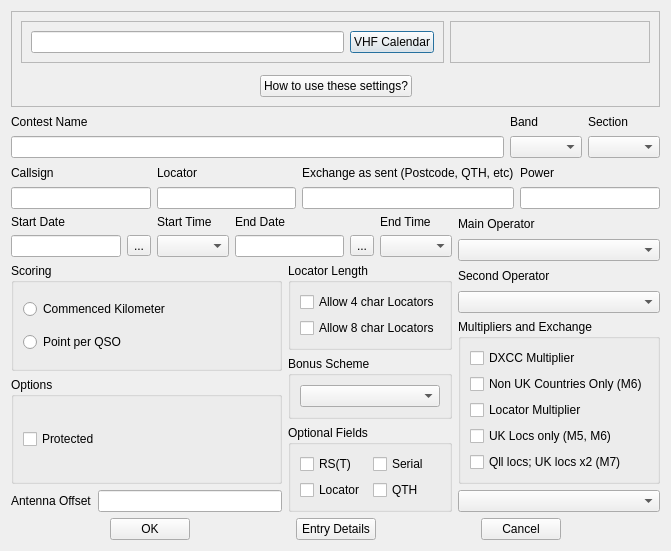
<?xml version="1.0" encoding="UTF-8"?>
<ui version="4.0">
 <class>ContestDetails</class>
 <widget class="QDialog" name="ContestDetails">
  <property name="geometry">
   <rect>
    <x>0</x>
    <y>0</y>
    <width>671</width>
    <height>551</height>
   </rect>
  </property>
  <property name="windowTitle">
   <string>Dialog</string>
  </property>
  <layout class="QVBoxLayout" name="verticalLayout_20">
   <item>
    <widget class="QFrame" name="frame">
     <property name="frameShape">
      <enum>QFrame::StyledPanel</enum>
     </property>
     <property name="frameShadow">
      <enum>QFrame::Raised</enum>
     </property>
     <property name="lineWidth">
      <number>1</number>
     </property>
     <layout class="QVBoxLayout" name="verticalLayout">
      <item>
       <layout class="QHBoxLayout" name="horizontalLayout_3">
        <item>
         <widget class="QFrame" name="frame_2">
          <property name="frameShape">
           <enum>QFrame::StyledPanel</enum>
          </property>
          <property name="frameShadow">
           <enum>QFrame::Raised</enum>
          </property>
          <layout class="QHBoxLayout" name="horizontalLayout_2">
           <item>
            <widget class="QLineEdit" name="ContestNameSelected"/>
           </item>
           <item>
            <widget class="QPushButton" name="VHFCalendarButton">
             <property name="text">
              <string>VHF Calendar</string>
             </property>
            </widget>
           </item>
          </layout>
         </widget>
        </item>
        <item>
         <widget class="TBundleFrame" name="EntryBundleFrame">
          <property name="minimumSize">
           <size>
            <width>200</width>
            <height>20</height>
           </size>
          </property>
          <property name="frameShape">
           <enum>QFrame::StyledPanel</enum>
          </property>
          <property name="frameShadow">
           <enum>QFrame::Raised</enum>
          </property>
         </widget>
        </item>
       </layout>
      </item>
      <item>
       <layout class="QHBoxLayout" name="horizontalLayout_4">
        <item>
         <widget class="TBundleFrame" name="StationBundleFrame">
          <property name="minimumSize">
           <size>
            <width>0</width>
            <height>0</height>
           </size>
          </property>
          <property name="frameShape">
           <enum>QFrame::StyledPanel</enum>
          </property>
          <property name="frameShadow">
           <enum>QFrame::Raised</enum>
          </property>
         </widget>
        </item>
        <item>
         <widget class="TBundleFrame" name="QTHBundleFrame">
          <property name="minimumSize">
           <size>
            <width>0</width>
            <height>0</height>
           </size>
          </property>
          <property name="frameShape">
           <enum>QFrame::StyledPanel</enum>
          </property>
          <property name="frameShadow">
           <enum>QFrame::Raised</enum>
          </property>
         </widget>
        </item>
       </layout>
      </item>
      <item>
       <layout class="QHBoxLayout" name="horizontalLayout">
        <item>
         <spacer name="horizontalSpacer">
          <property name="orientation">
           <enum>Qt::Horizontal</enum>
          </property>
          <property name="sizeHint" stdset="0">
           <size>
            <width>40</width>
            <height>20</height>
           </size>
          </property>
         </spacer>
        </item>
        <item>
         <widget class="QPushButton" name="BSHelpButton">
          <property name="text">
           <string>How to use these settings?</string>
          </property>
         </widget>
        </item>
        <item>
         <spacer name="horizontalSpacer_2">
          <property name="orientation">
           <enum>Qt::Horizontal</enum>
          </property>
          <property name="sizeHint" stdset="0">
           <size>
            <width>40</width>
            <height>20</height>
           </size>
          </property>
         </spacer>
        </item>
       </layout>
      </item>
     </layout>
    </widget>
   </item>
   <item>
    <layout class="QHBoxLayout" name="horizontalLayout_5">
     <item>
      <layout class="QVBoxLayout" name="verticalLayout_2">
       <item>
        <widget class="QLabel" name="label">
         <property name="text">
          <string>Contest Name</string>
         </property>
        </widget>
       </item>
       <item>
        <widget class="QLineEdit" name="ContestNameEdit"/>
       </item>
      </layout>
     </item>
     <item>
      <layout class="QVBoxLayout" name="verticalLayout_3">
       <item>
        <widget class="QLabel" name="label_2">
         <property name="text">
          <string>Band</string>
         </property>
        </widget>
       </item>
       <item>
        <widget class="QComboBox" name="BandComboBox"/>
       </item>
      </layout>
     </item>
     <item>
      <layout class="QVBoxLayout" name="verticalLayout_4">
       <item>
        <widget class="QLabel" name="label_3">
         <property name="text">
          <string>Section</string>
         </property>
        </widget>
       </item>
       <item>
        <widget class="QComboBox" name="SectionComboBox"/>
       </item>
      </layout>
     </item>
    </layout>
   </item>
   <item>
    <layout class="QHBoxLayout" name="horizontalLayout_6">
     <item>
      <layout class="QVBoxLayout" name="verticalLayout_5">
       <item>
        <widget class="QLabel" name="label_4">
         <property name="text">
          <string>Callsign</string>
         </property>
        </widget>
       </item>
       <item>
        <widget class="QLineEdit" name="CallsignEdit"/>
       </item>
      </layout>
     </item>
     <item>
      <layout class="QVBoxLayout" name="verticalLayout_6">
       <item>
        <widget class="QLabel" name="label_5">
         <property name="text">
          <string>Locator</string>
         </property>
        </widget>
       </item>
       <item>
        <widget class="QLineEdit" name="LocatorEdit"/>
       </item>
      </layout>
     </item>
     <item>
      <layout class="QVBoxLayout" name="verticalLayout_7">
       <item>
        <widget class="QLabel" name="label_6">
         <property name="text">
          <string>Exchange as sent (Postcode, QTH, etc)</string>
         </property>
        </widget>
       </item>
       <item>
        <widget class="QLineEdit" name="ExchangeEdit"/>
       </item>
      </layout>
     </item>
     <item>
      <layout class="QVBoxLayout" name="verticalLayout_8">
       <item>
        <widget class="QLabel" name="label_7">
         <property name="text">
          <string>Power</string>
         </property>
        </widget>
       </item>
       <item>
        <widget class="QLineEdit" name="PowerEdit"/>
       </item>
      </layout>
     </item>
    </layout>
   </item>
   <item>
    <layout class="QHBoxLayout" name="horizontalLayout_15">
     <item>
      <layout class="QVBoxLayout" name="verticalLayout_19">
       <item>
        <layout class="QHBoxLayout" name="horizontalLayout_9">
         <item>
          <layout class="QVBoxLayout" name="verticalLayout_9">
           <item>
            <widget class="QLabel" name="label_8">
             <property name="text">
              <string>Start Date</string>
             </property>
            </widget>
           </item>
           <item>
            <layout class="QHBoxLayout" name="horizontalLayout_7">
             <item>
              <widget class="QLineEdit" name="StartDateEdit"/>
             </item>
             <item>
              <widget class="QToolButton" name="StartDateButton">
               <property name="text">
                <string>...</string>
               </property>
              </widget>
             </item>
            </layout>
           </item>
          </layout>
         </item>
         <item>
          <layout class="QVBoxLayout" name="verticalLayout_10">
           <item>
            <widget class="QLabel" name="label_9">
             <property name="text">
              <string>Start Time</string>
             </property>
            </widget>
           </item>
           <item>
            <widget class="QComboBox" name="StartTimeCombo"/>
           </item>
          </layout>
         </item>
         <item>
          <layout class="QVBoxLayout" name="verticalLayout_11">
           <item>
            <widget class="QLabel" name="label_10">
             <property name="text">
              <string>End Date</string>
             </property>
            </widget>
           </item>
           <item>
            <layout class="QHBoxLayout" name="horizontalLayout_8">
             <item>
              <widget class="QLineEdit" name="EndDateEdit"/>
             </item>
             <item>
              <widget class="QToolButton" name="EndDateButton">
               <property name="text">
                <string>...</string>
               </property>
              </widget>
             </item>
            </layout>
           </item>
          </layout>
         </item>
         <item>
          <layout class="QVBoxLayout" name="verticalLayout_10a">
           <item>
            <widget class="QLabel" name="label_9a">
             <property name="text">
              <string>End Time</string>
             </property>
            </widget>
           </item>
           <item>
            <widget class="QComboBox" name="EndTimeCombo"/>
           </item>
          </layout>
         </item>
        </layout>
       </item>
       <item>
        <layout class="QHBoxLayout" name="horizontalLayout_14">
         <item>
          <layout class="QVBoxLayout" name="verticalLayout_15">
           <item>
            <widget class="QGroupBox" name="groupBox_2">
             <property name="title">
              <string>Scoring</string>
             </property>
             <layout class="QVBoxLayout" name="verticalLayout_22">
              <item>
               <widget class="QRadioButton" name="radioButton">
                <property name="text">
                 <string>Commenced Kilometer</string>
                </property>
                <attribute name="buttonGroup">
                 <string notr="true">ScoreOptionsGroup</string>
                </attribute>
               </widget>
              </item>
              <item>
               <widget class="QRadioButton" name="radioButton_2">
                <property name="text">
                 <string>Point per QSO</string>
                </property>
                <attribute name="buttonGroup">
                 <string notr="true">ScoreOptionsGroup</string>
                </attribute>
               </widget>
              </item>
             </layout>
            </widget>
           </item>
           <item>
            <widget class="QGroupBox" name="groupBox_3">
             <property name="title">
              <string>Options</string>
             </property>
             <layout class="QVBoxLayout" name="verticalLayout_23">
              <item>
               <widget class="QCheckBox" name="ProtectedOption">
                <property name="text">
                 <string>Protected</string>
                </property>
               </widget>
              </item>
             </layout>
            </widget>
           </item>
           <item>
            <layout class="QHBoxLayout" name="horizontalLayout_11">
             <item>
              <widget class="QLabel" name="label_13">
               <property name="text">
                <string>Antenna Offset</string>
               </property>
              </widget>
             </item>
             <item>
              <widget class="QLineEdit" name="AntOffsetEdit"/>
             </item>
            </layout>
           </item>
          </layout>
         </item>
         <item>
          <layout class="QVBoxLayout" name="verticalLayout_18">
           <item>
            <widget class="QGroupBox" name="groupBox_4">
             <property name="title">
              <string>Locator Length</string>
             </property>
             <layout class="QVBoxLayout" name="verticalLayout_21">
              <item>
               <widget class="QCheckBox" name="AlowLoc4CB">
                <property name="text">
                 <string>Allow 4 char Locators</string>
                </property>
               </widget>
              </item>
              <item>
               <widget class="QCheckBox" name="AllowLoc8CB">
                <property name="text">
                 <string>Allow 8 char Locators</string>
                </property>
               </widget>
              </item>
             </layout>
            </widget>
           </item>
           <item>
            <widget class="QGroupBox" name="groupBox_5">
             <property name="title">
              <string>Bonus Scheme</string>
             </property>
             <layout class="QVBoxLayout" name="verticalLayout_16">
              <item>
               <widget class="QComboBox" name="BonusComboBox"/>
              </item>
             </layout>
            </widget>
           </item>
           <item>
            <widget class="QGroupBox" name="groupBox_6">
             <property name="title">
              <string>Optional Fields</string>
             </property>
             <layout class="QVBoxLayout" name="verticalLayout_17">
              <item>
               <layout class="QHBoxLayout" name="horizontalLayout_12">
                <item>
                 <widget class="QCheckBox" name="RSTField">
                  <property name="text">
                   <string>RS(T)</string>
                  </property>
                 </widget>
                </item>
                <item>
                 <widget class="QCheckBox" name="SerialField">
                  <property name="text">
                   <string>Serial</string>
                  </property>
                 </widget>
                </item>
               </layout>
              </item>
              <item>
               <layout class="QHBoxLayout" name="horizontalLayout_13">
                <item>
                 <widget class="QCheckBox" name="LocatorField">
                  <property name="text">
                   <string>Locator</string>
                  </property>
                 </widget>
                </item>
                <item>
                 <widget class="QCheckBox" name="QTHField">
                  <property name="text">
                   <string>QTH</string>
                  </property>
                 </widget>
                </item>
               </layout>
              </item>
             </layout>
            </widget>
           </item>
          </layout>
         </item>
        </layout>
       </item>
      </layout>
     </item>
     <item>
      <layout class="QVBoxLayout" name="verticalLayout_14">
       <item>
        <layout class="QVBoxLayout" name="verticalLayout_12">
         <item>
          <widget class="QLabel" name="label_11">
           <property name="text">
            <string>Main Operator</string>
           </property>
          </widget>
         </item>
         <item>
          <widget class="QComboBox" name="MainOpComboBox"/>
         </item>
         <item>
          <widget class="QLabel" name="label_12">
           <property name="text">
            <string>Second Operator</string>
           </property>
          </widget>
         </item>
         <item>
          <widget class="QComboBox" name="SeondOpComboBox"/>
         </item>
        </layout>
       </item>
       <item>
        <widget class="QGroupBox" name="groupBox">
         <property name="title">
          <string>Multipliers and Exchange</string>
         </property>
         <layout class="QVBoxLayout" name="verticalLayout_13">
          <item>
           <widget class="QCheckBox" name="DXCCMult">
            <property name="text">
             <string>DXCC Multiplier</string>
            </property>
           </widget>
          </item>
          <item>
           <widget class="QCheckBox" name="NonGCtryMult">
            <property name="text">
             <string>Non UK Countries Only (M6)</string>
            </property>
           </widget>
          </item>
          <item>
           <widget class="QCheckBox" name="LocatorMult">
            <property name="text">
             <string>Locator Multiplier</string>
            </property>
           </widget>
          </item>
          <item>
           <widget class="QCheckBox" name="GLocMult">
            <property name="text">
             <string>UK Locs only (M5, M6)</string>
            </property>
           </widget>
          </item>
          <item>
           <widget class="QCheckBox" name="M7LOcatorMults">
            <property name="text">
             <string>Qll locs; UK locs x2 (M7)</string>
            </property>
           </widget>
          </item>
         </layout>
        </widget>
       </item>
       <item>
        <widget class="QComboBox" name="ExchangeComboBox"/>
       </item>
      </layout>
     </item>
    </layout>
   </item>
   <item>
    <layout class="QHBoxLayout" name="horizontalLayout_10">
     <item>
      <spacer name="horizontalSpacer_3">
       <property name="orientation">
        <enum>Qt::Horizontal</enum>
       </property>
       <property name="sizeHint" stdset="0">
        <size>
         <width>40</width>
         <height>20</height>
        </size>
       </property>
      </spacer>
     </item>
     <item>
      <widget class="QPushButton" name="OKButton">
       <property name="text">
        <string>OK</string>
       </property>
      </widget>
     </item>
     <item>
      <spacer name="horizontalSpacer_4">
       <property name="orientation">
        <enum>Qt::Horizontal</enum>
       </property>
       <property name="sizeHint" stdset="0">
        <size>
         <width>40</width>
         <height>20</height>
        </size>
       </property>
      </spacer>
     </item>
     <item>
      <widget class="QPushButton" name="EntDetailButton">
       <property name="text">
        <string>Entry Details</string>
       </property>
      </widget>
     </item>
     <item>
      <spacer name="horizontalSpacer_5">
       <property name="orientation">
        <enum>Qt::Horizontal</enum>
       </property>
       <property name="sizeHint" stdset="0">
        <size>
         <width>40</width>
         <height>20</height>
        </size>
       </property>
      </spacer>
     </item>
     <item>
      <widget class="QPushButton" name="CancelButton">
       <property name="text">
        <string>Cancel</string>
       </property>
      </widget>
     </item>
     <item>
      <spacer name="horizontalSpacer_6">
       <property name="orientation">
        <enum>Qt::Horizontal</enum>
       </property>
       <property name="sizeHint" stdset="0">
        <size>
         <width>40</width>
         <height>20</height>
        </size>
       </property>
      </spacer>
     </item>
    </layout>
   </item>
  </layout>
 </widget>
 <customwidgets>
  <customwidget>
   <class>TBundleFrame</class>
   <extends>QFrame</extends>
   <header>tbundleframe.h</header>
   <container>1</container>
  </customwidget>
 </customwidgets>
 <resources/>
 <connections/>
 <buttongroups>
  <buttongroup name="ScoreOptionsGroup"/>
 </buttongroups>
</ui>
